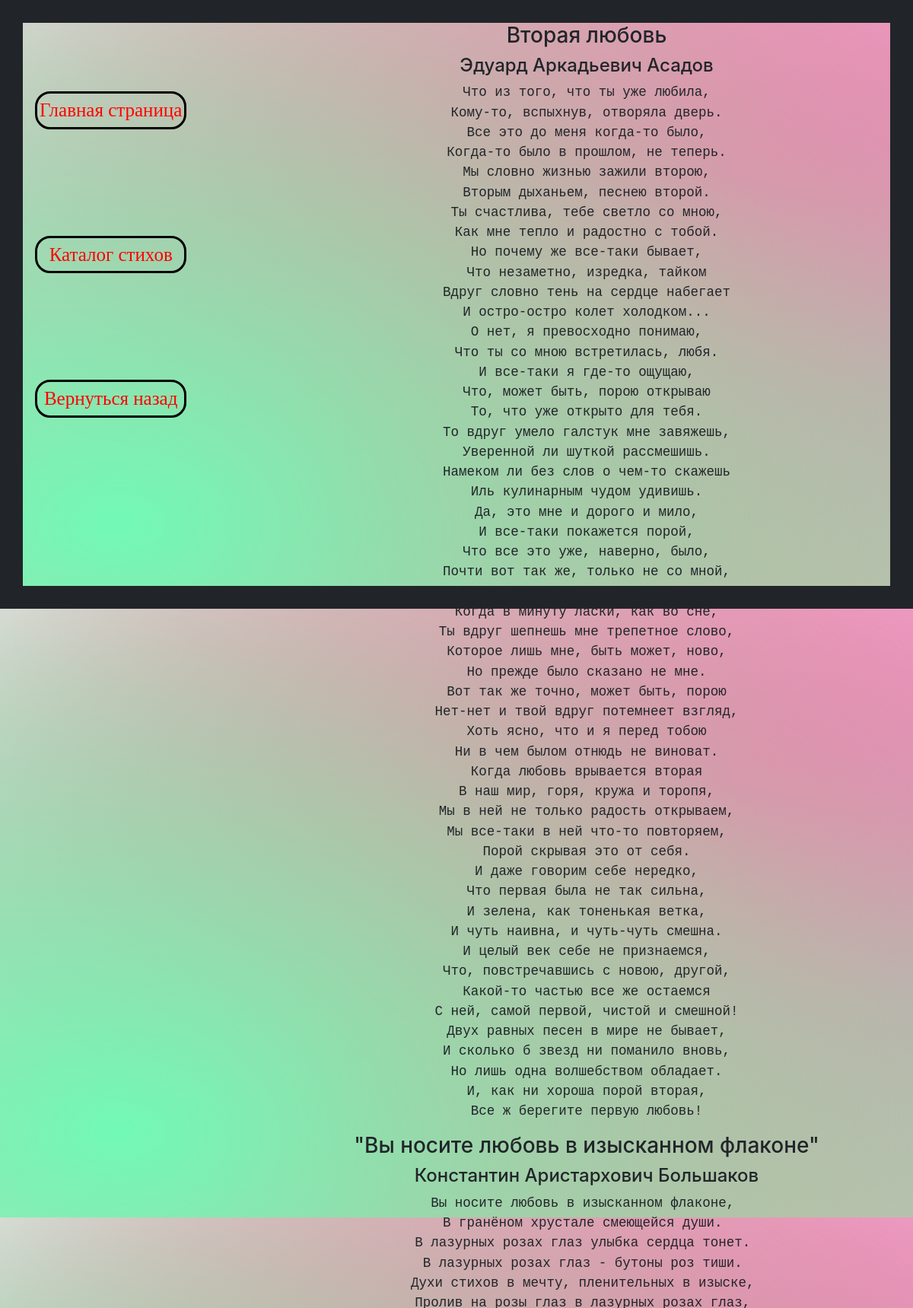
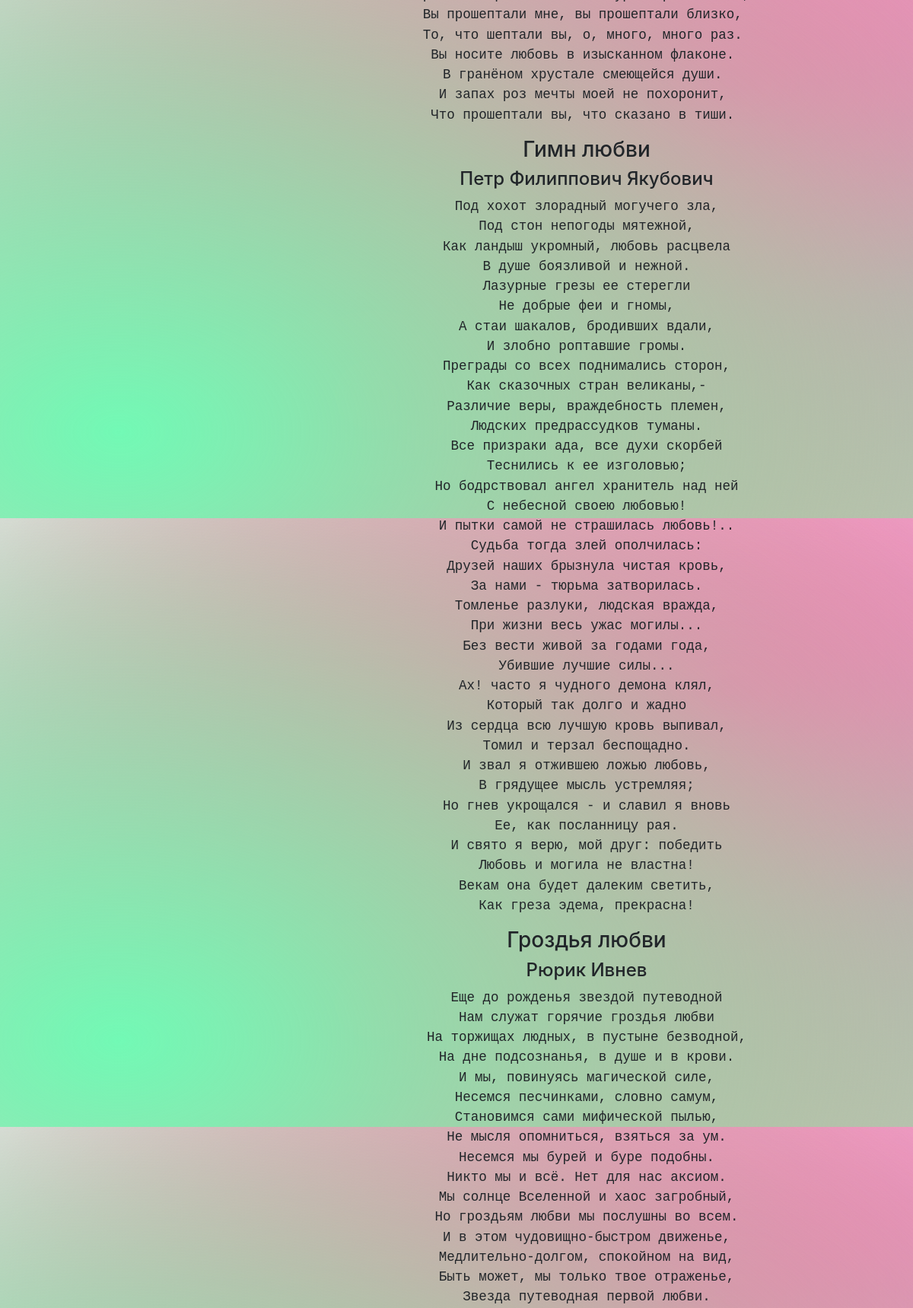
/open2/ (upper part), run on the app's committed database (2 pictures, top to bottom).
### dj/models.py (models this page shows, shortened)
class xd2(models.Model):
    nazv2 = models.TextField(max_length=10000)
    txt2 = models.TextField(max_length=10000)
    aut2 = models.TextField(max_length=10000)

### dj/views.py (the view)
# urls.py: path('open2/', views.open2, name='open2'),
def open2(requests):
    ttt2 = xd2.objects.filter()[5:]
    return render(requests, 'st21.html', {'ttt2': ttt2})

### dj/templates/st21.html (shortened to what this page needs)
{% extends 'shabl/st2shabl2.html' %}
{% load static %}
{% block terarium %}
<head>
    <link rel="stylesheet" type="text/css" href="{% static 'css/ok.css' %}">
</head>
<body>
    <div style="margin-left:30%;font-size:20px;">
        {% for i in ttt2 %}
        <h3 style="margin-left:0%">{{ i.nazv2 }}</h3>
        <h4 style="margin-left:0%">{{ i.aut2 }}</h4>
        <pre>{{ i.txt2 }}</pre>
        {% endfor %}
{% endblock %}

### dj/templates/shabl/st2shabl2.html (shortened to what this page needs)
{% load static %}
<!DOCTYPE html>
<html lang="ru">
<head>
    <link rel="stylesheet" href="https://maxcdn.bootstrapcdn.com/bootstrap/4.0.0/css/bootstrap.min.css">
    <link href='https://unpkg.com/boxicons@2.1.2/css/boxicons.min.css' rel='stylesheet'>
    <link rel="stylesheet" type="text/css" href="{% static 'css/ok.css' %}">
</head>
<body style="width: 100%; height: 100%; border:30px solid; margin:auto;background-image: radial-gradient(at 13.008766949895056% 85.84196445302561%, hsla(149.7777777777778, 91.83673469387755%, 71.17647058823529%, 1) 0%, hsla(149.7777777777778, 91.83673469387755%, 71.17647058823529%, 0) 100%), radial-gradient(at 41.07574547053152% 79.86502636003878%, hsla(353.48837209302326, 100%, 74.70588235294117%, 1) 0%, hsla(353.48837209302326, 100%, 74.70588235294117%, 0) 100%), radial-gradient(at 79.84197398461863% 28.568821102759333%, hsla(330.22222222222223, 91.83673469387755%, 71.17647058823529%, 1) 0%, hsla(330.22222222222223, 91.83673469387755%, 71.17647058823529%, 0) 100%), radial-gradient(at 98.35853361117297% 63.4725265507091%, hsla(149.7777777777778, 91.83673469387755%, 71.17647058823529%, 1) 0%, hsla(149.7777777777778, 91.83673469387755%, 71.17647058823529%, 0) 100%), radial-gradient(at 71.46369561631485% 76.02876685289873%, hsla(353.48837209302326, 100%, 74.70588235294117%, 1) 0%, hsla(353.48837209302326, 100%, 74.70588235294117%, 0) 100%);">
    <div style="position:fixed;list-style-type:none;font-size:25px;display:inline-block;margin-left:-32px;">
                <a style="color:#FF0000;text-decoration:none;margin-top:90px;" href="{% url 'ocn' %}"><li></i>Главная страница</li></a>
                <a style="color:#FF0000;text-decoration:none;" href="{% url 'stixi' %}"><li></i>Каталог стихов</li></a>
                <a style="color:#FF0000;text-decoration:none;" href="{% url 'love' %}"><li></i>Вернуться назад</li></a>
    </div>
    <main>
        {% block terarium %}
        {% endblock %}
    </main>
</body>
</html>

### dj/static/css/ok.css (style rules this page uses)
div a { display: block; text-align: center; }
div { display: block; text-align: center; }
div a { margin-left:48px; margin-top:140px; border: 3px solid #000; padding: 3px; border-radius: 20px; text-decoration: none; font-family: cursive; transition: transform 0.5s ease-in-out; }

### data on the page
xd2: nazv2 "Вторая любовь", aut2 "Эдуард Аркадьевич Асадов", txt2 "Что из того, что ты уже любила, Кому-то, вспыхнув, отворяла дверь. Все это до меня когда-то было, Когда-то было в прошлом, не теперь. Мы словно жизнью зажили второю, Вторым дыханьем, песнею второй. Ты счастлива, тебе светло со мною, Как мне тепло и радостно с тобой. Но почему же все-таки бывает, Что незаметно, изредка, тайком Вдруг словно тень на сердце набегает И остро-остро колет холодком... О нет, я превосходно понимаю, Что ты со мною встретилась, любя. И все-таки я где-то ощущаю, Что, может быть, порою открываю То, что уже открыто для тебя. То вдруг умело галстук мне завяжешь, Уверенной ли шуткой рассмешишь. Намеком ли без слов о чем-то скажешь Иль кулинарным чудом удивишь. Да, это мне…"
xd2: nazv2 "\"Вы носите любовь в изысканном флаконе\"", aut2 "Константин Аристархович Большаков", txt2 "Вы носите любовь в изысканном флаконе, В гранёном хрустале смеющейся души. В лазурных розах глаз улыбка сердца тонет. В лазурных розах глаз - бутоны роз тиши. Духи стихов в мечту, пленительных в изыске, Пролив на розы глаз в лазурных розах глаз, Вы прошептали мне, вы прошептали близко, То, что шептали вы, о, много, много раз. Вы носите любовь в изысканном флаконе. В гранёном хрустале смеющейся души. И запах роз мечты моей не похоронит, Что прошептали вы, что сказано в тиши."
xd2: nazv2 "Гимн любви", aut2 "Петр Филиппович Якубович", txt2 "Под хохот злорадный могучего зла, Под стон непогоды мятежной, Как ландыш укромный, любовь расцвела В душе боязливой и нежной. Лазурные грезы ее стерегли Не добрые феи и гномы, А стаи шакалов, бродивших вдали, И злобно роптавшие громы. Преграды со всех поднимались сторон, Как сказочных стран великаны,- Различие веры, враждебность племен, Людских предрассудков туманы. Все призраки ада, все духи скорбей Теснились к ее изголовью; Но бодрствовал ангел хранитель над ней С небесной своею любовью! И пытки самой не страшилась любовь!.. Судьба тогда злей ополчилась: Друзей наших брызнула чистая кровь, За нами - тюрьма затворилась. Томленье разлуки, людская вражда, При жизни весь ужас могилы... Без…"
xd2: nazv2 "Гроздья любви", aut2 "Рюрик Ивнев", txt2 "Еще до рожденья звездой путеводной Нам служат горячие гроздья любви На торжищах людных, в пустыне безводной, На дне подсознанья, в душе и в крови. И мы, повинуясь магической силе, Несемся песчинками, словно самум, Становимся сами мифической пылью, Не мысля опомниться, взяться за ум. Несемся мы бурей и буре подобны. Никто мы и всё. Нет для нас аксиом. Мы солнце Вселенной и хаос загробный, Но гроздьям любви мы послушны во всем. И в этом чудовищно-быстром движенье, Медлительно-долгом, спокойном на вид, Быть может, мы только твое отраженье, Звезда путеводная первой любви."
